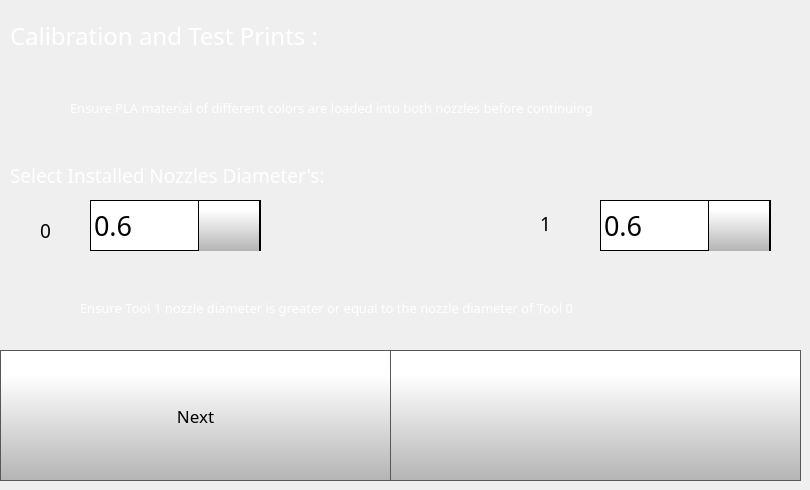
    <widget class="QWidget" name="testPrintsPage1">
     <widget class="QLabel" name="calibrateLabel_36">
      <property name="geometry">
       <rect>
        <x>10</x>
        <y>20</y>
        <width>469</width>
        <height>31</height>
       </rect>
      </property>
      <property name="font">
       <font>
        <family>Gotham</family>
        <pointsize>18</pointsize>
        <bold>false</bold>
       </font>
      </property>
      <property name="styleSheet">
       <string notr="true">color: rgb(255, 255, 255);</string>
      </property>
      <property name="text">
       <string>Calibration and Test Prints :</string>
      </property>
     </widget>
     <widget class="QLabel" name="calibrateLabel_57">
      <property name="geometry">
       <rect>
        <x>70</x>
        <y>60</y>
        <width>721</width>
        <height>96</height>
       </rect>
      </property>
      <property name="font">
       <font>
        <family>Gotham</family>
        <pointsize>10</pointsize>
        <bold>false</bold>
       </font>
      </property>
      <property name="styleSheet">
       <string notr="true">color: rgb(255, 255, 255);</string>
      </property>
      <property name="text">
       <string>Ensure PLA material of different colors are loaded into both nozzles before continuing </string>
      </property>
      <property name="scaledContents">
       <bool>false</bool>
      </property>
      <property name="wordWrap">
       <bool>true</bool>
      </property>
     </widget>
     <widget class="QLabel" name="tool0Label_27">
      <property name="geometry">
       <rect>
        <x>10</x>
        <y>80</y>
        <width>50</width>
        <height>50</height>
       </rect>
      </property>
      <property name="font">
       <font>
        <family>Gotham Medium</family>
        <pointsize>14</pointsize>
        <bold>false</bold>
        <underline>false</underline>
        <strikeout>false</strikeout>
       </font>
      </property>
      <property name="styleSheet">
       <string notr="true">
   color:  white;</string>
      </property>
      <property name="text">
       <string/>
      </property>
      <property name="pixmap">
       <pixmap>templates/img/exclamation-mark.png</pixmap>
      </property>
      <property name="scaledContents">
       <bool>true</bool>
      </property>
     </widget>
     <widget class="QLabel" name="calibrateLabel_58">
      <property name="geometry">
       <rect>
        <x>10</x>
        <y>160</y>
        <width>465</width>
        <height>31</height>
       </rect>
      </property>
      <property name="font">
       <font>
        <family>Gotham</family>
        <pointsize>14</pointsize>
        <bold>false</bold>
       </font>
      </property>
      <property name="styleSheet">
       <string notr="true">color: rgb(255, 255, 255);</string>
      </property>
      <property name="text">
       <string>Select Installed Nozzles Diameter's:</string>
      </property>
     </widget>
     <widget class="QLabel" name="tool0Label_28">
      <property name="geometry">
       <rect>
        <x>31</x>
        <y>208</y>
        <width>50</width>
        <height>50</height>
       </rect>
      </property>
      <property name="font">
       <font>
        <family>Gotham Medium</family>
        <pointsize>14</pointsize>
        <bold>false</bold>
        <underline>false</underline>
        <strikeout>false</strikeout>
       </font>
      </property>
      <property name="styleSheet">
       <string notr="true">
   color:  white;</string>
      </property>
      <property name="text">
       <string/>
      </property>
      <property name="pixmap">
       <pixmap>templates/img/Nozzle.png</pixmap>
      </property>
      <property name="scaledContents">
       <bool>true</bool>
      </property>
     </widget>
     <widget class="QLabel" name="tool0TargetTemperature_27">
      <property name="geometry">
       <rect>
        <x>10</x>
        <y>220</y>
        <width>41</width>
        <height>21</height>
       </rect>
      </property>
      <property name="font">
       <font>
        <family>Gotham</family>
        <pointsize>14</pointsize>
        <bold>false</bold>
        <underline>false</underline>
        <strikeout>false</strikeout>
       </font>
      </property>
      <property name="styleSheet">
       <string notr="true">
   color:  black;
background-color: rgba(255, 255, 255, 0);</string>
      </property>
      <property name="text">
       <string>0</string>
      </property>
      <property name="alignment">
       <set>Qt::AlignRight|Qt::AlignTrailing|Qt::AlignVCenter</set>
      </property>
     </widget>
     <widget class="QComboBox" name="testPrintsTool0SizeComboBox">
      <property name="geometry">
       <rect>
        <x>90</x>
        <y>200</y>
        <width>171</width>
        <height>51</height>
       </rect>
      </property>
      <property name="font">
       <font>
        <family>Gotham</family>
        <pointsize>20</pointsize>
       </font>
      </property>
      <property name="styleSheet">
       <string notr="true"> QScrollBar:vertical {
     border: 1px solid black;
border-radius: 5px;
    background-color: rgb(40,40,40);
     width: 60px;
     margin: 67px 0 67px 0;
 }

/* Sets up the color and height of handle */
QScrollBar::handle:vertical {
border-radius: 5px;
background: qlineargradient(spread:pad, x1:0, y1:1, x2:0, y2:0.188, stop:0 rgba(180, 180, 180, 255), stop:1 rgba(255, 255, 255, 255));
min-height: 7px;
}


QScrollBar::add-line:vertical {
     border: 1px solid black;
background: qlineargradient(spread:pad, x1:0, y1:1, x2:0, y2:0.188, stop:0 rgba(180, 180, 180, 255), stop:1 rgba(255, 255, 255, 255));
     height:65px;
border-radius: 5px;
     subcontrol-position: bottom;
     subcontrol-origin: margin;
 }

 QScrollBar::sub-line:vertical {
     border: 1px solid black;
background: qlineargradient(spread:pad, x1:0, y1:1, x2:0, y2:0.188, stop:0 rgba(180, 180, 180, 255), stop:1 rgba(255, 255, 255, 255));
     height: 65px;
border-radius: 5px;
     subcontrol-position: top;
     subcontrol-origin: margin;
 }

QScrollBar::up-arrow:vertical {
 image: url(./templates/img/arrows.png);
    width: 40px;
    height: 40px;
 padding: 5px;
 }
QScrollBar::down-arrow:vertical {
 image: url(./templates/img/arrows-5.png);
    width: 40px;
    height: 40px;
 padding: 5px;
 }

/* need this to get rid of crosshatching on scrollbar background */
QScrollBar::add-page:vertical, QScrollBar::sub-page:vertical {
background: none;
}

QComboBox {
border: 1px solid black;
    padding: 0px 18px 0px 3px;
    min-width: 6em;

}

QComboBox::item {
	color: rgb(0, 0, 0);
}

QComboBox:editable {
    background: white;
}

QComboBox:!editable, QComboBox::drop-down:editable {
background: white;
}

/* QComboBox gets the &quot;on&quot; state when the popup is open */
QComboBox:!editable:on, QComboBox::drop-down:editable:on {
background: white;
}


QComboBox::drop-down {
border-left: 1px solid black;
border-right: 1px solid black;
	background-color: qlineargradient(spread:pad, x1:0, y1:1, x2:0, y2:0.188, stop:0 rgba(180, 180, 180, 255), stop:1 rgba(255, 255, 255, 255));
    width: 60px;
     height: 50px;

}

QComboBox::down-arrow {

image: url(./templates/img/arrows-5.png);
width: 30px;
height: 30px;

}


QComboBox QAbstractItemView {
    selection-background-color: rgb(40, 40, 40);
    background: white;
}</string>
      </property>
      <property name="editable">
       <bool>false</bool>
      </property>
      <property name="maxVisibleItems">
       <number>8</number>
      </property>
      <property name="iconSize">
       <size>
        <width>30</width>
        <height>30</height>
       </size>
      </property>
      <item>
       <property name="text">
        <string>0.6</string>
       </property>
      </item>
      <item>
       <property name="text">
        <string>0.4</string>
       </property>
      </item>
      <item>
       <property name="text">
        <string>0.8</string>
       </property>
      </item>
     </widget>
     <widget class="QComboBox" name="testPrintsTool1SizeComboBox_6">
      <property name="geometry">
       <rect>
        <x>600</x>
        <y>200</y>
        <width>171</width>
        <height>51</height>
       </rect>
      </property>
      <property name="font">
       <font>
        <family>Gotham</family>
        <pointsize>20</pointsize>
       </font>
      </property>
      <property name="styleSheet">
       <string notr="true"> QScrollBar:vertical {
     border: 1px solid black;
border-radius: 5px;
    background-color: rgb(40,40,40);
     width: 60px;
     margin: 67px 0 67px 0;
 }

/* Sets up the color and height of handle */
QScrollBar::handle:vertical {
border-radius: 5px;
background: qlineargradient(spread:pad, x1:0, y1:1, x2:0, y2:0.188, stop:0 rgba(180, 180, 180, 255), stop:1 rgba(255, 255, 255, 255));
min-height: 7px;
}


QScrollBar::add-line:vertical {
     border: 1px solid black;
background: qlineargradient(spread:pad, x1:0, y1:1, x2:0, y2:0.188, stop:0 rgba(180, 180, 180, 255), stop:1 rgba(255, 255, 255, 255));
     height:65px;
border-radius: 5px;
     subcontrol-position: bottom;
     subcontrol-origin: margin;
 }

 QScrollBar::sub-line:vertical {
     border: 1px solid black;
background: qlineargradient(spread:pad, x1:0, y1:1, x2:0, y2:0.188, stop:0 rgba(180, 180, 180, 255), stop:1 rgba(255, 255, 255, 255));
     height: 65px;
border-radius: 5px;
     subcontrol-position: top;
     subcontrol-origin: margin;
 }

QScrollBar::up-arrow:vertical {
 image: url(./templates/img/arrows.png);
    width: 40px;
    height: 40px;
 padding: 5px;
 }
QScrollBar::down-arrow:vertical {
 image: url(./templates/img/arrows-5.png);
    width: 40px;
    height: 40px;
 padding: 5px;
 }

/* need this to get rid of crosshatching on scrollbar background */
QScrollBar::add-page:vertical, QScrollBar::sub-page:vertical {
background: none;
}

QComboBox {
border: 1px solid black;
    padding: 0px 18px 0px 3px;
    min-width: 6em;

}

QComboBox::item {
	color: rgb(0, 0, 0);
}

QComboBox:editable {
    background: white;
}

QComboBox:!editable, QComboBox::drop-down:editable {
background: white;
}

/* QComboBox gets the &quot;on&quot; state when the popup is open */
QComboBox:!editable:on, QComboBox::drop-down:editable:on {
background: white;
}


QComboBox::drop-down {
border-left: 1px solid black;
border-right: 1px solid black;
	background-color: qlineargradient(spread:pad, x1:0, y1:1, x2:0, y2:0.188, stop:0 rgba(180, 180, 180, 255), stop:1 rgba(255, 255, 255, 255));
    width: 60px;
     height: 50px;

}

QComboBox::down-arrow {

image: url(./templates/img/arrows-5.png);
width: 30px;
height: 30px;

}


QComboBox QAbstractItemView {
    selection-background-color: rgb(40, 40, 40);
    background: white;
}</string>
      </property>
      <property name="editable">
       <bool>false</bool>
      </property>
      <property name="maxVisibleItems">
       <number>8</number>
      </property>
      <property name="iconSize">
       <size>
        <width>30</width>
        <height>30</height>
       </size>
      </property>
      <item>
       <property name="text">
        <string>0.6</string>
       </property>
      </item>
      <item>
       <property name="text">
        <string>0.4</string>
       </property>
      </item>
      <item>
       <property name="text">
        <string>0.8</string>
       </property>
      </item>
     </widget>
     <widget class="QLabel" name="tool0TargetTemperature_28">
      <property name="geometry">
       <rect>
        <x>510</x>
        <y>213</y>
        <width>41</width>
        <height>21</height>
       </rect>
      </property>
      <property name="font">
       <font>
        <family>Gotham</family>
        <pointsize>14</pointsize>
        <bold>false</bold>
        <underline>false</underline>
        <strikeout>false</strikeout>
       </font>
      </property>
      <property name="styleSheet">
       <string notr="true">
   color:  black;
background-color: rgba(255, 255, 255, 0);</string>
      </property>
      <property name="text">
       <string>1</string>
      </property>
      <property name="alignment">
       <set>Qt::AlignRight|Qt::AlignTrailing|Qt::AlignVCenter</set>
      </property>
     </widget>
     <widget class="QLabel" name="tool1Label_12">
      <property name="geometry">
       <rect>
        <x>530</x>
        <y>200</y>
        <width>50</width>
        <height>50</height>
       </rect>
      </property>
      <property name="font">
       <font>
        <family>Gotham Medium</family>
        <pointsize>14</pointsize>
        <bold>false</bold>
        <underline>false</underline>
        <strikeout>false</strikeout>
       </font>
      </property>
      <property name="styleSheet">
       <string notr="true">
   color:  white;</string>
      </property>
      <property name="text">
       <string/>
      </property>
      <property name="pixmap">
       <pixmap>templates/img/Nozzle.png</pixmap>
      </property>
      <property name="scaledContents">
       <bool>true</bool>
      </property>
     </widget>
     <widget class="QLabel" name="calibrateLabel_59">
      <property name="geometry">
       <rect>
        <x>80</x>
        <y>260</y>
        <width>711</width>
        <height>96</height>
       </rect>
      </property>
      <property name="font">
       <font>
        <family>Gotham</family>
        <pointsize>10</pointsize>
        <bold>false</bold>
       </font>
      </property>
      <property name="styleSheet">
       <string notr="true">color: rgb(255, 255, 255);</string>
      </property>
      <property name="text">
       <string>Ensure Tool 1 nozzle diameter is greater or equal to the nozzle diameter of Tool 0</string>
      </property>
      <property name="scaledContents">
       <bool>false</bool>
      </property>
      <property name="wordWrap">
       <bool>true</bool>
      </property>
     </widget>
     <widget class="QPushButton" name="testPrintsNextButton">
      <property name="geometry">
       <rect>
        <x>0</x>
        <y>350</y>
        <width>391</width>
        <height>131</height>
       </rect>
      </property>
      <property name="font">
       <font>
        <family>Gotham</family>
        <pointsize>13</pointsize>
       </font>
      </property>
      <property name="styleSheet">
       <string notr="true">QPushButton {
     border: 1px solid rgb(87, 87, 87);
	background-color: qlineargradient(spread:pad, x1:0, y1:1, x2:0, y2:0.188, stop:0 rgba(180, 180, 180, 255), stop:1 rgba(255, 255, 255, 255));


}

QPushButton:pressed {
    background-color: qlineargradient(x1: 0, y1: 0, x2: 0, y2: 1,
                                      stop: 0 #dadbde, stop: 1 #f6f7fa);
}

QPushButton:flat {
    border: none; /* no border for a flat push button */
}

QPushButton:default {
    border-color: navy; /* make the default button prominent */
}

QPushButton:focus {
	outline: none;
}</string>
      </property>
      <property name="text">
       <string>Next</string>
      </property>
      <property name="iconSize">
       <size>
        <width>40</width>
        <height>40</height>
       </size>
      </property>
     </widget>
     <widget class="QPushButton" name="testPrintsBackButton">
      <property name="geometry">
       <rect>
        <x>390</x>
        <y>350</y>
        <width>411</width>
        <height>131</height>
       </rect>
      </property>
      <property name="font">
       <font>
        <family>Gotham</family>
        <pointsize>13</pointsize>
       </font>
      </property>
      <property name="styleSheet">
       <string notr="true">QPushButton {
     border: 1px solid rgb(87, 87, 87);
	background-color: qlineargradient(spread:pad, x1:0, y1:1, x2:0, y2:0.188, stop:0 rgba(180, 180, 180, 255), stop:1 rgba(255, 255, 255, 255));


}

QPushButton:pressed {
    background-color: qlineargradient(x1: 0, y1: 0, x2: 0, y2: 1,
                                      stop: 0 #dadbde, stop: 1 #f6f7fa);
}

QPushButton:flat {
    border: none; /* no border for a flat push button */
}

QPushButton:default {
    border-color: navy; /* make the default button prominent */
}

QPushButton:focus {
	outline: none;
}</string>
      </property>
      <property name="text">
       <string/>
      </property>
      <property name="icon">
       <iconset>
        <normaloff>templates/img/arrows-4.png</normaloff>templates/img/arrows-4.png</iconset>
      </property>
      <property name="iconSize">
       <size>
        <width>70</width>
        <height>70</height>
       </size>
      </property>
     </widget>
     <widget class="QLabel" name="tool0Label_29">
      <property name="geometry">
       <rect>
        <x>20</x>
        <y>290</y>
        <width>50</width>
        <height>50</height>
       </rect>
      </property>
      <property name="font">
       <font>
        <family>Gotham Medium</family>
        <pointsize>14</pointsize>
        <bold>false</bold>
        <underline>false</underline>
        <strikeout>false</strikeout>
       </font>
      </property>
      <property name="styleSheet">
       <string notr="true">
   color:  white;</string>
      </property>
      <property name="text">
       <string/>
      </property>
      <property name="pixmap">
       <pixmap>templates/img/exclamation-mark.png</pixmap>
      </property>
      <property name="scaledContents">
       <bool>true</bool>
      </property>
     </widget>
     <zorder>tool1Label_12</zorder>
     <zorder>calibrateLabel_36</zorder>
     <zorder>calibrateLabel_57</zorder>
     <zorder>tool0Label_27</zorder>
     <zorder>calibrateLabel_58</zorder>
     <zorder>tool0Label_28</zorder>
     <zorder>tool0TargetTemperature_27</zorder>
     <zorder>testPrintsTool0SizeComboBox</zorder>
     <zorder>testPrintsTool1SizeComboBox_6</zorder>
     <zorder>tool0TargetTemperature_28</zorder>
     <zorder>calibrateLabel_59</zorder>
     <zorder>testPrintsNextButton</zorder>
     <zorder>testPrintsBackButton</zorder>
     <zorder>tool0Label_29</zorder>
    </widget>
